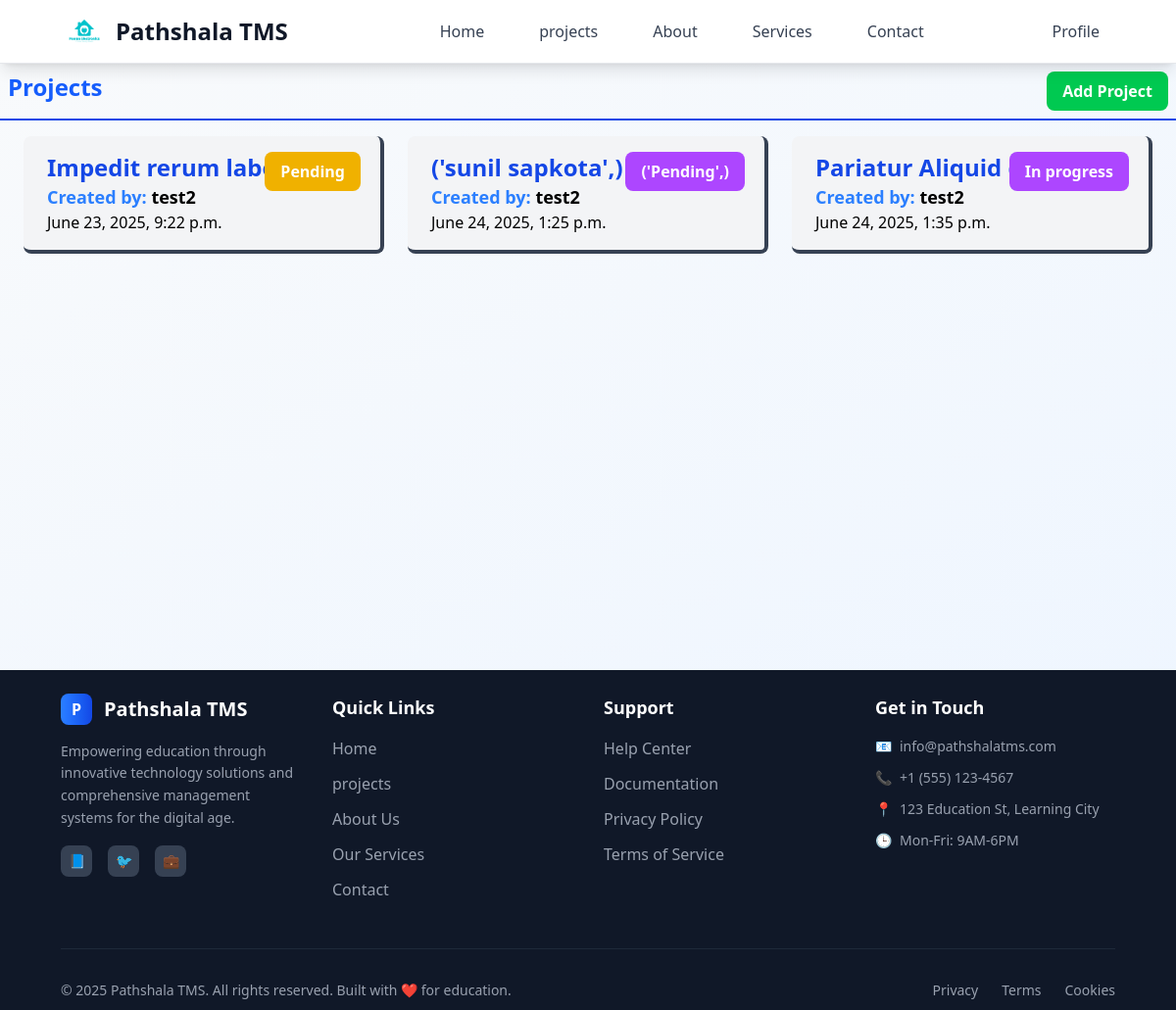
/employer/projects (signed in), run on the app's committed database.
### projects/models.py (models this page shows, shortened)
class Project(models.Model):
    class StatusOption(models.TextChoices):
        PENDING="Pending","Pending"
        IN_PROGRESS= "In progress","In progress"
        COMPLETED="Completed","completed"
        CANCELED= "Canceled","canceled"
    title=models.CharField(max_length=25)
    description=models.TextField( max_length=50 ,blank=True )
    user=models.ForeignKey(User,on_delete=models.CASCADE)
    created_at=models.DateTimeField( editable=False, auto_now_add=True)
    status=models.CharField(choices=StatusOption,default=StatusOption.PENDING)
    update_at=models.DateTimeField( auto_now=True, null=True, blank=True,editable=False)

### projects/views.py (the view)
# urls.py: path('projects',employerProjects),
@login_required(login_url="/login")
def employerProjects(request):
    role=request.user.profile.role
    projects=Project.objects.filter(user=request.user)
    if role=="employer":
        return render (request,"pages/employer/project/project_page.html",{"projects":projects})
    else:
        return redirect('/emplyee/projects')

### templates/pages/employer/project/project_page.html (shortened to what this page needs)
{% extends 'layouts/main.html' %} {% block content %}
<div class="flex flex-col">
  <div class="flex p-2 mb-2 justify-between border-b-2 border-blue-700">
    <h1 class="text-blue-600 text-center text-2xl font-bold">Projects</h1>
    <div class="flex ms-auto">
      <a
        class="px-4 py-2 rounded-lg bg-green-500 text-white font-bold"
        href="/employer/register_project"
        >Add Project</a
      >
    </div>
  </div>
  {%if projects%}
  <div class="grid grid-cols-1 md:grid-cols-2 lg:grid-cols-3 gap-6 mx-6">
    {% for project in projects %}
    <a href="/employer/project_details/{{project.id}}">
      <div
        class="relative bg-gray-100 hover:bg-gray-200 hover:scale-[102%] transition:ease-in-out duration-300 border-b-4 border-r-4 border-gray-700 rounded-lg py-4 px-6 my-2"
      >
        <div>
          <div class="text-2xl font-bold text-blue-700">
            {{ project.title }}
          </div>
        </div>
        <span
          class="{% if project.status == 'Active' %}bg-blue-500 {% elif project.status == 'Completed' %}bg-green-500 {% elif project.status == 'Pending' %}bg-yellow-500 {% elif project.status == 'In Progress' %}bg-blue-500 {% else %}bg-purple-500 {% endif %} absolute top-0 right-5 z-5 px-4 py-2 rounded-lg text-white font-bold my-4"
        >
          {{ project.status }}
        </span>
        <div class="text-lg font-semibold">
          <span class="text-blue-500">Created by: </span>{{ project.user }}
        </div>
        <div>{{ project.created_at }}</div>
      </div>
    </a>
    {% endfor %}
  </div>
  {%endif%}
</div>
{% endblock %}

### data on the page
Project: title "Impedit rerum labor", status "Pending", user "test2", created_at "June 23, 2025, 9:22 p.m."
Project: title "('sunil sapkota',)", status "('Pending',)", user "test2", created_at "June 24, 2025, 1:25 p.m."
Project: title "Pariatur Aliquid qu", status "In progress", user "test2", created_at "June 24, 2025, 1:35 p.m."
